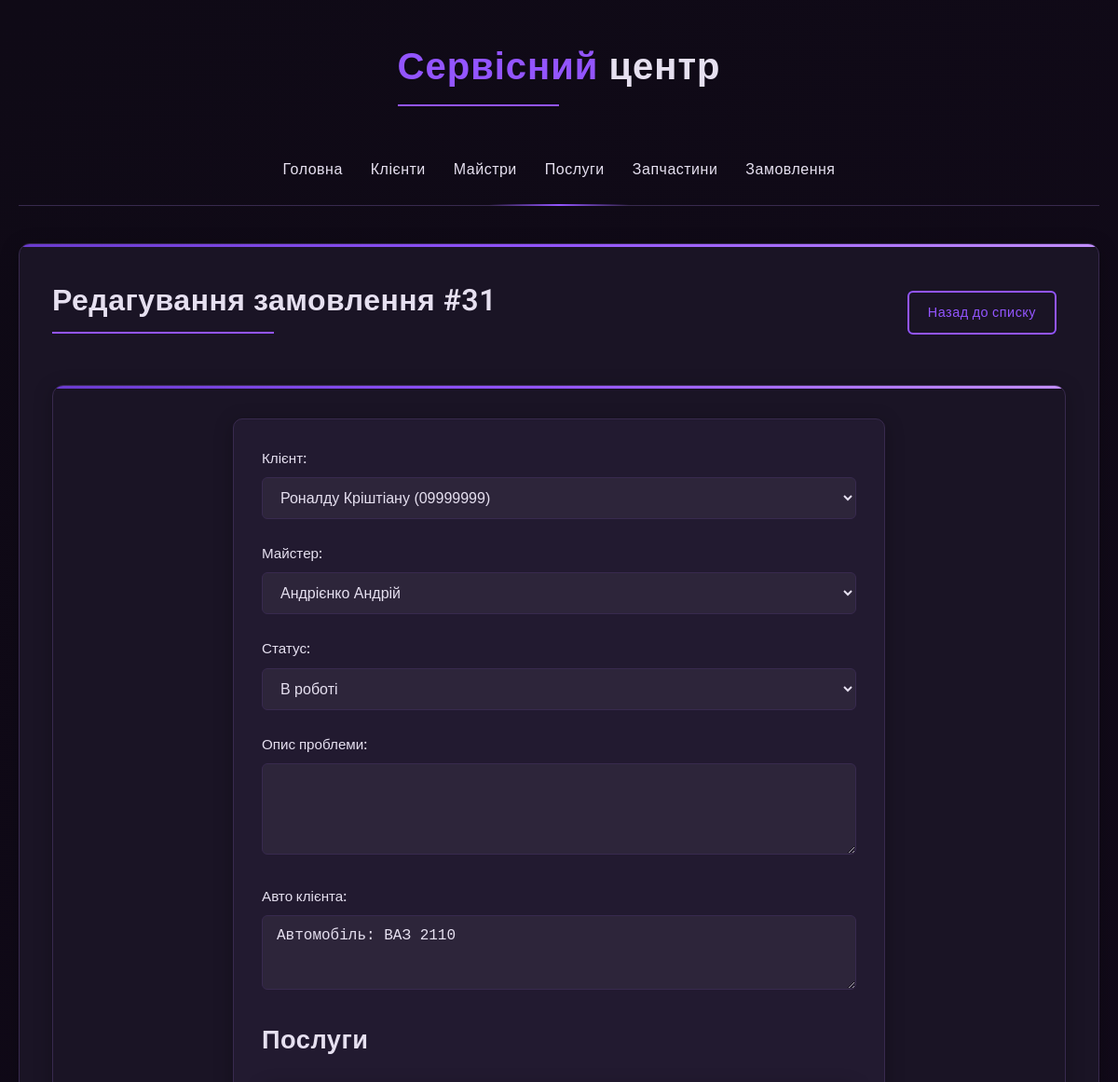
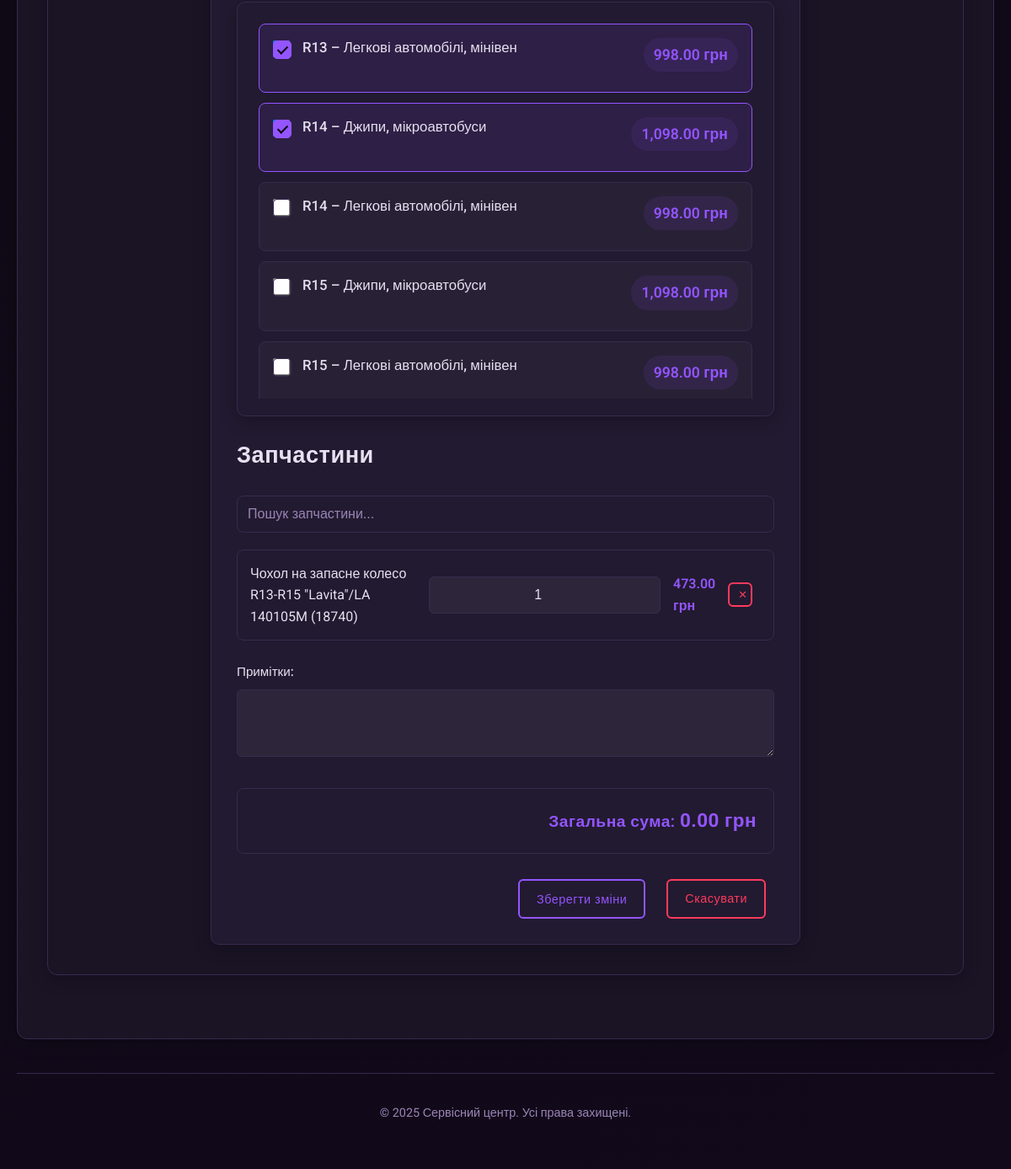
The app's page /Service-Center/orders/edit.php?id=31 with its own data (2 pictures, top to bottom).
### tables this page shows
CREATE TABLE `orders` (
  `order_id` int(11) NOT NULL,
  `client_id` int(11) NOT NULL,
  `master_id` int(11) NOT NULL,
  `order_date` datetime NOT NULL DEFAULT CURRENT_TIMESTAMP,
  `status` varchar(50) DEFAULT 'Нове',
  `description` text,
  `issue_description` text,
  `client_device` text,
  `notes` text,
  `total_price` text
);

CREATE TABLE `clients` (
  `client_id` int(11) NOT NULL,
  `last_name` varchar(100) NOT NULL,
  `first_name` varchar(100) NOT NULL,
  `patronymic` varchar(100) DEFAULT NULL,
  `phone_number` varchar(20) NOT NULL,
  `email` varchar(100) DEFAULT NULL,
  `car` varchar(255) DEFAULT NULL
);

CREATE TABLE `masters` (
  `master_id` int(11) NOT NULL,
  `first_name` varchar(100) NOT NULL,
  `last_name` varchar(100) NOT NULL,
  `phone_number` varchar(20) NOT NULL,
  `email` varchar(100) DEFAULT NULL
);

CREATE TABLE `services` (
  `service_id` int(11) NOT NULL,
  `name` varchar(200) NOT NULL,
  `price` decimal(10,2) NOT NULL
);

CREATE TABLE `order_parts` (
  `order_part_id` int(11) NOT NULL,
  `order_id` int(11) NOT NULL,
  `part_id` int(11) NOT NULL,
  `quantity` int(11) NOT NULL DEFAULT '1'
);

CREATE TABLE `products` (
  `product_id` int(11) NOT NULL,
  `code` varchar(50) DEFAULT NULL,
  `name` varchar(255) NOT NULL,
  `price` decimal(10,2) DEFAULT NULL,
  `unit` varchar(20) DEFAULT 'шт',
  `created_at` timestamp NOT NULL DEFAULT CURRENT_TIMESTAMP
);

### Service-Center/orders/edit.php (the view, shortened to what this page needs)
<?php
include_once '../config.php';
$order_id = (int)$_GET['id'];
$check_sql = "SELECT * FROM orders WHERE order_id = ?";
$check_stmt = $pdo->prepare($check_sql);
$check_stmt->execute([$order_id]);
$order = $check_stmt->fetch();
$services_sql = "SELECT os.service_id, s.name, s.price
                FROM order_services os
                JOIN services s ON os.service_id = s.service_id
                WHERE os.order_id = ?";
$services_stmt = $pdo->prepare($services_sql);
$services_stmt->execute([$order_id]);
$selected_services = $services_stmt->fetchAll(PDO::FETCH_COLUMN, 0);
$parts_sql = "SELECT op.part_id, op.quantity, p.name, p.code, p.price
              FROM order_parts op
              JOIN products p ON op.part_id = p.product_id
              WHERE op.order_id = ?";
$parts_stmt = $pdo->prepare($parts_sql);
$parts_stmt->execute([$order_id]);
$selected_parts_data = $parts_stmt->fetchAll(PDO::FETCH_ASSOC);
$clients_query = $pdo->query("SELECT client_id, first_name, last_name, phone_number FROM clients ORDER BY last_name, first_name");
$clients = $clients_query->fetchAll();
$masters_query = $pdo->query("SELECT master_id, first_name, last_name FROM masters ORDER BY last_name, first_name");
$masters = $masters_query->fetchAll();
$services_query = $pdo->query("SELECT service_id, name, price FROM services ORDER BY name");
$services = $services_query->fetchAll();
include_once '../includes/header.php';
?>
    <div class="actions-bar">
        <h1>Редагування замовлення #<?php echo $order_id; ?></h1>
        <div>
            <a href="index.php" class="btn">Назад до списку</a>
        </div>
    </div>
    <div class="content">
        <form method="post" action="edit.php?id=<?php echo $order_id; ?>" id="orderForm">
            <div class="form-group">
                <label for="client_id">Клієнт:</label>
                <select name="client_id" id="client_id" required>
                    <?php foreach ($clients as $client): ?>
                        <option value="<?php echo $client['client_id']; ?>" <?php echo $client['client_id'] == $order['client_id'] ? 'selected' : ''; ?>>
                            <?php echo htmlspecialchars($client['last_name'] . ' ' . $client['first_name'] . ' (' . $client['phone_number'] . ')'); ?>
                        </option>
                    <?php endforeach; ?>
                </select>
            </div>
            <div class="form-group">
                <label for="master_id">Майстер:</label>
                <select name="master_id" id="master_id" required>
                    <?php foreach ($masters as $master): ?>
                        <option value="<?php echo $master['master_id']; ?>" <?php echo $master['master_id'] == $order['master_id'] ? 'selected' : ''; ?>>
                            <?php echo htmlspecialchars($master['last_name'] . ' ' . $master['first_name']); ?>
                        </option>
                    <?php endforeach; ?>
                </select>
            </div>
            <div class="form-group">
                <label for="status">Статус:</label>
                <select name="status" id="status" required>
                    <option value="В роботі" <?php echo $order['status'] === 'В роботі' ? 'selected' : ''; ?>>В роботі</option>
                </select>
            </div>
            <div class="form-group">
                <label for="issue_description">Опис проблеми:</label>
                <textarea name="issue_description" id="issue_description" rows="4"><?php echo htmlspecialchars($order['issue_description']); ?></textarea>
            </div>
            <div class="form-group">
                <label for="client_device">Авто клієнта:</label>
                <textarea name="client_device" id="client_device" rows="3"><?php echo htmlspecialchars($order['client_device']); ?></textarea>
            </div>
            <h2>Послуги</h2>
            <div class="services-container">
                <div class="services-list">
                    <?php foreach ($services as $service): ?>
                        <div class="service-item <?php echo in_array($service['service_id'], $selected_services) ? 'service-selected' : ''; ?>">
                            <div class="service-checkbox">
                                <input
                                        type="checkbox"
                                        name="selected_services[]"
                                        id="service-<?php echo $service['service_id']; ?>"
                                        value="<?php echo $service['service_id']; ?>"
                                    <?php echo in_array($service['service_id'], $selected_services) ? 'checked' : ''; ?>
                                >
                            </div>
                            <label for="service-<?php echo $service['service_id']; ?>" class="service-label">
                                <div class="service-name"><?php echo htmlspecialchars($service['name']); ?></div>
                                <div class="service-price"><?php echo number_format($service['price'], 2); ?> грн</div>
                            </label>
                        </div>
                    <?php endforeach; ?>
                </div>
            </div>
            <h2>Запчастини</h2>
            <div class="parts-container">
                <div class="parts-search">
                    <input type="text" id="partAutocomplete" placeholder="Пошук запчастини...">
                </div>
                <div id="selectedParts">
                    <?php foreach ($selected_parts_data as $part): ?>
                        <div class="part-row" data-part-id="<?php echo $part['part_id']; ?>">
                        <span class="part-name">
                            <?php echo htmlspecialchars($part['name'] . ($part['code'] ? ' (' . $part['code'] . ')' : '')); ?>
                        </span>
                            <input type="number" name="part_quantity[]" min="1" value="<?php echo (int)$part['quantity']; ?>" class="part-quantity">
                            <span class="part-price"><?php echo number_format($part['price'], 2); ?> грн</span>
                            <button type="button" class="btn btn-small btn-danger remove-part">✕</button>
                        </div>
                    <?php endforeach; ?>
                </div>
            </div>
            <div class="form-group">
                <label for="notes">Примітки:</label>
                <textarea name="notes" id="notes" rows="3"><?php echo htmlspecialchars($order['notes']); ?></textarea>
            </div>
            <div class="form-total">
                <h3>Загальна сума: <span id="total-price">0.00 грн</span></h3>
            </div>
            <div class="form-actions">
                <button type="submit" class="btn">Зберегти зміни</button>
                <a href="index.php" class="btn btn-danger">Скасувати</a>
            </div>
        </form>
    </div>
<?php include_once '../includes/footer.php'; ?>

### Service-Center/css/style.css (style rules this page uses)
:root { --primary-bg: #0f0a16; --secondary-bg: #1a1425; --card-bg: #221a30; --text-color: #e6e0f0; --text-muted: #9985b5; --accent-color: #9355ff; --accent-color2: #6a3bce; --accent-color3: #c28eff; --border-color: #382a4e; --error-color: #ff3a5e; --success-color: #4cd076; --table-hover: #2a1e3a; --table-border: #382a4e; --box-shadow: 0 4px 20px rgba(0, 0, 0, 0.25); --highlight-shadow: 0 0 10px rgba(147, 85, 255, 0.3); }
* { margin: 0; padding: 0; box-sizing: border-box; transition: all 0.3s ease; }
body { font-family: 'Roboto', sans-serif; background: linear-gradient(140deg, var(--primary-bg), #12091a); color: var(--text-color); line-height: 1.6; min-height: 100vh; font-size: 16px; }
.content { background-color: var(--secondary-bg); padding: 35px; border-radius: 12px; margin-bottom: 40px; min-height: 500px; box-shadow: var(--box-shadow); border: 1px solid var(--border-color); position: relative; overflow: hidden; }
.content:before { content: ''; position: absolute; top: 0; left: 0; width: 100%; height: 3px; background: linear-gradient(90deg, var(--accent-color2), var(--accent-color), var(--accent-color3)); }
h1, h2, h3 { color: var(--text-color); margin-bottom: 25px; font-weight: 600; letter-spacing: 0.5px; }
h1 { font-size: 2rem; position: relative; display: inline-block; padding-bottom: 10px; }
h1:after { content: ''; position: absolute; bottom: 0; left: 0; width: 50%; height: 2px; background: var(--accent-color); }
h2 { font-size: 1.7rem; }
h3 { font-size: 1.4rem; color: var(--accent-color); }
.btn { display: inline-block; padding: 10px 20px; background-color: transparent; border: 2px solid var(--accent-color); color: var(--accent-color); border-radius: 6px; cursor: pointer; text-decoration: none; font-size: 0.9rem; font-weight: 500; transition: all 0.3s ease; margin-right: 10px; letter-spacing: 0.5px; position: relative; overflow: hidden; z-index: 1; }
.btn-danger { border-color: var(--error-color); color: var(--error-color); }
form { max-width: 700px; margin: 0 auto; padding: 30px; background: var(--card-bg); border-radius: 10px; box-shadow: var(--box-shadow); border: 1px solid var(--border-color); }
.form-group { margin-bottom: 25px; }
label { display: block; margin-bottom: 8px; color: var(--text-color); font-weight: 500; font-size: 0.95rem; }
input[type="text"], input[type="email"], input[type="tel"], input[type="number"], input[type="password"], input[type="search"], textarea, select { width: 100%; padding: 12px 15px; border: 1px solid var(--border-color); border-radius: 6px; background-color: rgba(255, 255, 255, 0.05); color: var(--text-color); font-size: 1rem; transition: all 0.3s ease; }
input::placeholder, textarea::placeholder { color: var(--text-muted); }
.actions-bar { display: flex; justify-content: space-between; align-items: center; margin-bottom: 30px; flex-wrap: wrap; gap: 20px; }

### records on screen
orders: client_id "Роналду Кріштіану (09999999)", master_id "Андрієнко Андрій", status "В роботі", client_device "Автомобіль: ВАЗ 2110"
services: service_id "☑", name "R13 – Легкові автомобілі, мінівен", price "998.00"
services: service_id "☑", name "R14 – Джипи, мікроавтобуси", price "1,098.00"
services: name "R14 – Легкові автомобілі, мінівен", price "998.00"
services: name "R15 – Джипи, мікроавтобуси", price "1,098.00"
services: name "R15 – Легкові автомобілі, мінівен", price "998.00"
order_parts: part.code "Чохол на запасне колесо R13-R15 \"Lavita\"/LA 140105M (18740)", quantity "1", part.price "473.00"

### other values on screen
$order_id "31"
